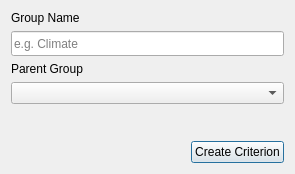
<?xml version="1.0" encoding="UTF-8"?>
<ui version="4.0">
 <class>Dialog</class>
 <widget class="QDialog" name="Dialog">
  <property name="geometry">
   <rect>
    <x>0</x>
    <y>0</y>
    <width>295</width>
    <height>174</height>
   </rect>
  </property>
  <property name="windowTitle">
   <string>Add Group</string>
  </property>
  <layout class="QGridLayout" name="gridLayout">
   <item row="1" column="0">
    <layout class="QHBoxLayout" name="horizontalLayout">
     <item>
      <layout class="QVBoxLayout" name="verticalLayout">
       <item>
        <widget class="QLabel" name="label_2">
         <property name="text">
          <string>Group Name</string>
         </property>
        </widget>
       </item>
       <item>
        <widget class="QLineEdit" name="criterion_name_tb">
         <property name="minimumSize">
          <size>
           <width>0</width>
           <height>25</height>
          </size>
         </property>
         <property name="placeholderText">
          <string>e.g. Climate</string>
         </property>
        </widget>
       </item>
       <item>
        <widget class="QLabel" name="label_7">
         <property name="text">
          <string>Parent Group</string>
         </property>
        </widget>
       </item>
       <item>
        <widget class="QComboBox" name="parent_group_cb"/>
       </item>
       <item>
        <spacer name="verticalSpacer_2">
         <property name="orientation">
          <enum>Qt::Vertical</enum>
         </property>
         <property name="sizeHint" stdset="0">
          <size>
           <width>20</width>
           <height>40</height>
          </size>
         </property>
        </spacer>
       </item>
      </layout>
     </item>
    </layout>
   </item>
   <item row="2" column="0">
    <layout class="QHBoxLayout" name="horizontalLayout_2">
     <item>
      <spacer name="horizontalSpacer">
       <property name="orientation">
        <enum>Qt::Horizontal</enum>
       </property>
       <property name="sizeHint" stdset="0">
        <size>
         <width>40</width>
         <height>20</height>
        </size>
       </property>
      </spacer>
     </item>
     <item>
      <widget class="QPushButton" name="create_group_btn">
       <property name="text">
        <string>Create Criterion</string>
       </property>
      </widget>
     </item>
    </layout>
   </item>
  </layout>
 </widget>
 <resources/>
 <connections/>
</ui>
